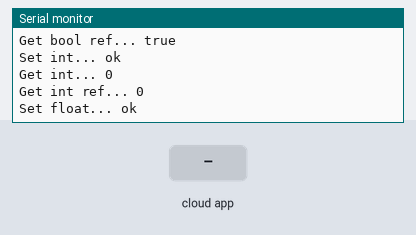
Simulated run of this sketch. Board: ESP8266 (NodeMCU). On the bench: the last lines printed to the serial monitor. The test bench sets the inputs (shaded band). WiFi joins after 1.5 s; servers stay silent unless stated; the Firebase database answers and starts empty.

Above: at 2.7 s.
2.8 s: the phone or cloud app sets string to 0
At 2.83 s:
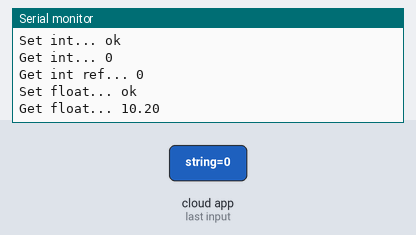
16.8 s: the phone or cloud app sets float to 0
At 17.84 s:
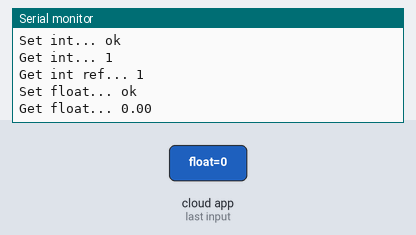

The sketch:

Basic.ino
```cpp
// (licence header left out)
#if defined(ESP32)
#include <WiFi.h>
#elif defined(ESP8266)
#include <ESP8266WiFi.h>
#endif

#include <Firebase_ESP_Client.h>
#include <addons/TokenHelper.h>
#include <addons/RTDBHelper.h>

#define WIFI_SSID "DPle"
#define WIFI_PASSWORD "1234567890"

#define API_KEY "AIzaSyBULliW_0jPQEBo3NgOAtwfjhzDV-vH4gA"

#define DATABASE_URL "https://srv-spu-advanceprograming-default-rtdb.firebaseio.com"

#define USER_EMAIL "37299@srv.ac.th"
#define USER_PASSWORD "Password"

FirebaseData fbdo;

FirebaseAuth auth;
FirebaseConfig config;

unsigned long sendDataPrevMillis = 0;

unsigned long count = 0;

void setup()
{

  Serial.begin(115200);

  WiFi.begin(WIFI_SSID, WIFI_PASSWORD);
  Serial.print("Connecting to Wi-Fi");
  while (WiFi.status() != WL_CONNECTED)
  {
    Serial.print(".");
    delay(300);
  }
  Serial.println();
  Serial.print("Connected with IP: ");
  Serial.println(WiFi.localIP());
  Serial.println();

  Serial.printf("Firebase Client v%s\n\n", FIREBASE_CLIENT_VERSION);

  /* Assign the api key (required) */
  config.api_key = API_KEY;

  /* Assign the user sign in credentials */
  auth.user.email = USER_EMAIL;
  auth.user.password = USER_PASSWORD;

  /* Assign the RTDB URL (required) */
  config.database_url = DATABASE_URL;

  /* Assign the callback function for the long running token generation task */
  config.token_status_callback = tokenStatusCallback; // see addons/TokenHelper.h

  // Or use legacy authenticate method
  // config.database_url = DATABASE_URL;
  // config.signer.tokens.legacy_token = "<database secret>";

  // To connect without auth in Test Mode, see Authentications/TestMode/TestMode.ino

  //////////////////////////////////////////////////////////////////////////////////////////////
  // Please make sure the device free Heap is not lower than 80 k for ESP32 and 10 k for ESP8266,
  // otherwise the SSL connection will fail.
  //////////////////////////////////////////////////////////////////////////////////////////////

#if defined(ESP8266)
  // In ESP8266 required for BearSSL rx/tx buffer for large data handle, increase Rx size as needed.
  fbdo.setBSSLBufferSize(2048 /* Rx buffer size in bytes from 512 - 16384 */, 2048 /* Tx buffer size in bytes from 512 - 16384 */);
#endif

  // Limit the size of response payload to be collected in FirebaseData
  fbdo.setResponseSize(2048);

  Firebase.begin(&config, &auth);

  // Comment or pass false value when WiFi reconnection will control by your code or third party library
  Firebase.reconnectWiFi(true);

  Firebase.setDoubleDigits(5);

  config.timeout.serverResponse = 10 * 1000;

  /** Timeout options.

  //WiFi reconnect timeout (interval) in ms (10 sec - 5 min) when WiFi disconnected.
  config.timeout.wifiReconnect = 10 * 1000;

  //Socket connection and SSL handshake timeout in ms (1 sec - 1 min).
  config.timeout.socketConnection = 10 * 1000;

  //Server response read timeout in ms (1 sec - 1 min).
  config.timeout.serverResponse = 10 * 1000;

  //RTDB Stream keep-alive timeout in ms (20 sec - 2 min) when no server's keep-alive event data received.
  config.timeout.rtdbKeepAlive = 45 * 1000;

  //RTDB Stream reconnect timeout (interval) in ms (1 sec - 1 min) when RTDB Stream closed and want to resume.
  config.timeout.rtdbStreamReconnect = 1 * 1000;

  //RTDB Stream error notification timeout (interval) in ms (3 sec - 30 sec). It determines how often the readStream
  //will return false (error) when it called repeatedly in loop.
  config.timeout.rtdbStreamError = 3 * 1000;

  Note:
  The function that starting the new TCP session i.e. first time server connection or previous session was closed, the function won't exit until the
  time of config.timeout.socketConnection.

  You can also set the TCP data sending retry with
  config.tcp_data_sending_retry = 1;

  */
}

void loop()
{

  // Firebase.ready() should be called repeatedly to handle authentication tasks.

  if (Firebase.ready() && (millis() - sendDataPrevMillis > 15000 || sendDataPrevMillis == 0))
  {
    sendDataPrevMillis = millis();

    Serial.printf("Set bool... %s\n", Firebase.RTDB.setBool(&fbdo, F("/test/bool"), count % 2 == 0) ? "ok" : fbdo.errorReason().c_str());

    Serial.printf("Get bool... %s\n", Firebase.RTDB.getBool(&fbdo, FPSTR("/test/bool")) ? fbdo.to<bool>() ? "true" : "false" : fbdo.errorReason().c_str());

    bool bVal;
    Serial.printf("Get bool ref... %s\n", Firebase.RTDB.getBool(&fbdo, F("/test/bool"), &bVal) ? bVal ? "true" : "false" : fbdo.errorReason().c_str());

    Serial.printf("Set int... %s\n", Firebase.RTDB.setInt(&fbdo, F("/test/int"), count) ? "ok" : fbdo.errorReason().c_str());

    Serial.printf("Get int... %s\n", Firebase.RTDB.getInt(&fbdo, F("/test/int")) ? String(fbdo.to<int>()).c_str() : fbdo.errorReason().c_str());

    int iVal = 0;
    Serial.printf("Get int ref... %s\n", Firebase.RTDB.getInt(&fbdo, F("/test/int"), &iVal) ? String(iVal).c_str() : fbdo.errorReason().c_str());

    Serial.printf("Set float... %s\n", Firebase.RTDB.setFloat(&fbdo, F("/test/float"), count + 10.2) ? "ok" : fbdo.errorReason().c_str());

    Serial.printf("Get float... %s\n", Firebase.RTDB.getFloat(&fbdo, F("/test/float")) ? String(fbdo.to<float>()).c_str() : fbdo.errorReason().c_str());

    Serial.printf("Set double... %s\n", Firebase.RTDB.setDouble(&fbdo, F("/test/double"), count + 35.517549723765) ? "ok" : fbdo.errorReason().c_str());

    Serial.printf("Get double... %s\n", Firebase.RTDB.getDouble(&fbdo, F("/test/double")) ? String(fbdo.to<double>()).c_str() : fbdo.errorReason().c_str());

    Serial.printf("Set string... %s\n", Firebase.RTDB.setString(&fbdo, F("/test/string"), F("Hello World!")) ? "ok" : fbdo.errorReason().c_str());

    Serial.printf("Get string... %s\n", Firebase.RTDB.getString(&fbdo, F("/test/string")) ? fbdo.to<const char *>() : fbdo.errorReason().c_str());

    // For the usage of FirebaseJson, see examples/FirebaseJson/BasicUsage/Create_Edit_Parse.ino
    FirebaseJson json;

    if (count == 0)
    {
      json.set("value/round/" + String(count), F("cool!"));
      json.set(F("value/ts/.sv"), F("timestamp"));
      Serial.printf("Set json... %s\n", Firebase.RTDB.set(&fbdo, F("/test/json"), &json) ? "ok" : fbdo.errorReason().c_str());
    }
    else
    {
      json.add(String(count), F("smart!"));
      Serial.printf("Update node... %s\n", Firebase.RTDB.updateNode(&fbdo, F("/test/json/value/round"), &json) ? "ok" : fbdo.errorReason().c_str());
    }

    Serial.println();

    // For generic set/get functions.

    // For generic set, use Firebase.RTDB.set(&fbdo, <path>, <any variable or value>)

    // For generic get, use Firebase.RTDB.get(&fbdo, <path>).
    // And check its type with fbdo.dataType() or fbdo.dataTypeEnum() and
    // cast the value from it e.g. fbdo.to<int>(), fbdo.to<std::string>().

    // The function, fbdo.dataType() returns types String e.g. string, boolean,
    // int, float, double, json, array, blob, file and null.

    // The function, fbdo.dataTypeEnum() returns type enum (number) e.g. fb_esp_rtdb_data_type_null (1),
    // fb_esp_rtdb_data_type_integer, fb_esp_rtdb_data_type_float, fb_esp_rtdb_data_type_double,
    // fb_esp_rtdb_data_type_boolean, fb_esp_rtdb_data_type_string, fb_esp_rtdb_data_type_json,
    // fb_esp_rtdb_data_type_array, fb_esp_rtdb_data_type_blob, and fb_esp_rtdb_data_type_file (10)

    count++;
  }
}

/** NOTE:
 * When you trying to get boolean, integer and floating point number using getXXX from string, json
 * and array that stored on the database, the value will not set (unchanged) in the
 * FirebaseData object because of the request and data response type are mismatched.
 *
 * There is no error reported in this case, until you set this option to true
 * config.rtdb.data_type_stricted = true;
 *
 * In the case of unknown type of data to be retrieved, please use generic get function and cast its value to desired type like this
 *
 * Firebase.RTDB.get(&fbdo, "/path/to/node");
 *
 * float value = fbdo.to<float>();
 * String str = fbdo.to<String>();
 *
 */

/// PLEASE AVOID THIS ////

// Please avoid the following inappropriate and inefficient use cases
/**
 *
 * 1. Call get repeatedly inside the loop without the appropriate timing for execution provided e.g. millis() or conditional checking,
 * where delay should be avoided.
 *
 * Everytime get was called, the request header need to be sent to server which its size depends on the authentication method used,
 * and costs your data usage.
 *
 * Please use stream function instead for this use case.
 *
 * 2. Using the single FirebaseData object to call different type functions as above example without the appropriate
 * timing for execution provided in the loop i.e., repeatedly switching call between get and set functions.
 *
 * In addition to costs the data usage, the delay will be involved as the session needs to be closed and opened too often
 * due to the HTTP method (GET, PUT, POST, PATCH and DELETE) was changed in the incoming request.
 *
 *
 * Please reduce the use of swithing calls by store the multiple values to the JSON object and store it once on the database.
 *
 * Or calling continuously "set" or "setAsync" functions without "get" called in between, and calling get continuously without set
 * called in between.
 *
 * If you needed to call arbitrary "get" and "set" based on condition or event, use another FirebaseData object to avoid the session
 * closing and reopening.
 *
 * 3. Use of delay or hidden delay or blocking operation to wait for hardware ready in the third party sensor libraries, together with stream functions e.g. Firebase.RTDB.readStream and fbdo.streamAvailable in the loop.
 *
 * Please use non-blocking mode of sensor libraries (if available) or use millis instead of delay in your code.
 *
 * 4. Blocking the token generation process.
 *
 * Let the authentication token generation to run without blocking, the following code MUST BE AVOIDED.
 *
 * while (!Firebase.ready()) <---- Don't do this in while loop
 * {
 *     delay(1000);
 * }
 *
 */
```

Measured:
- after the input at 16.8 s, the serial monitor: prints a new line after 0.91 s (image 2)
